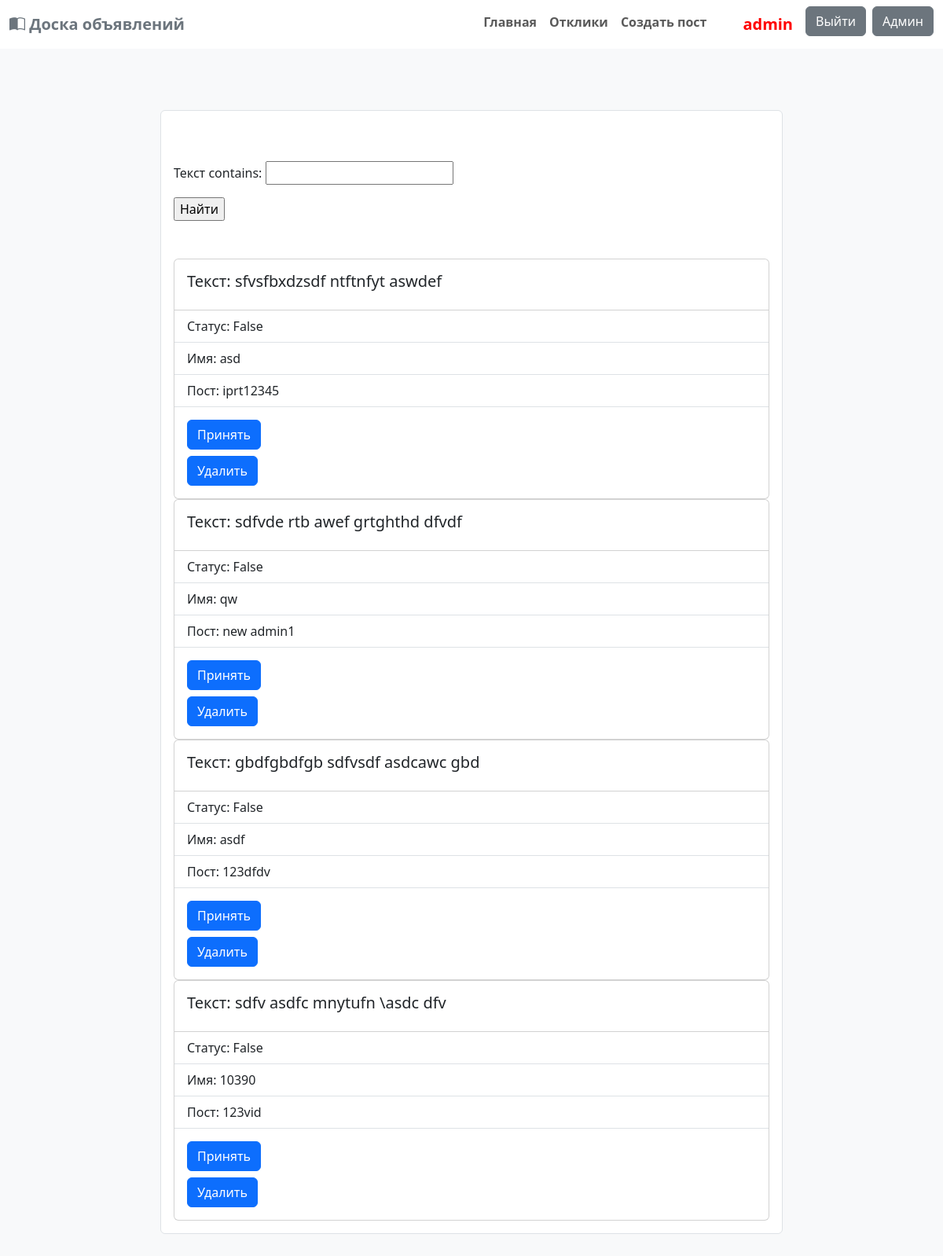
The page /comments/ (signed in) on the database as committed earlier.
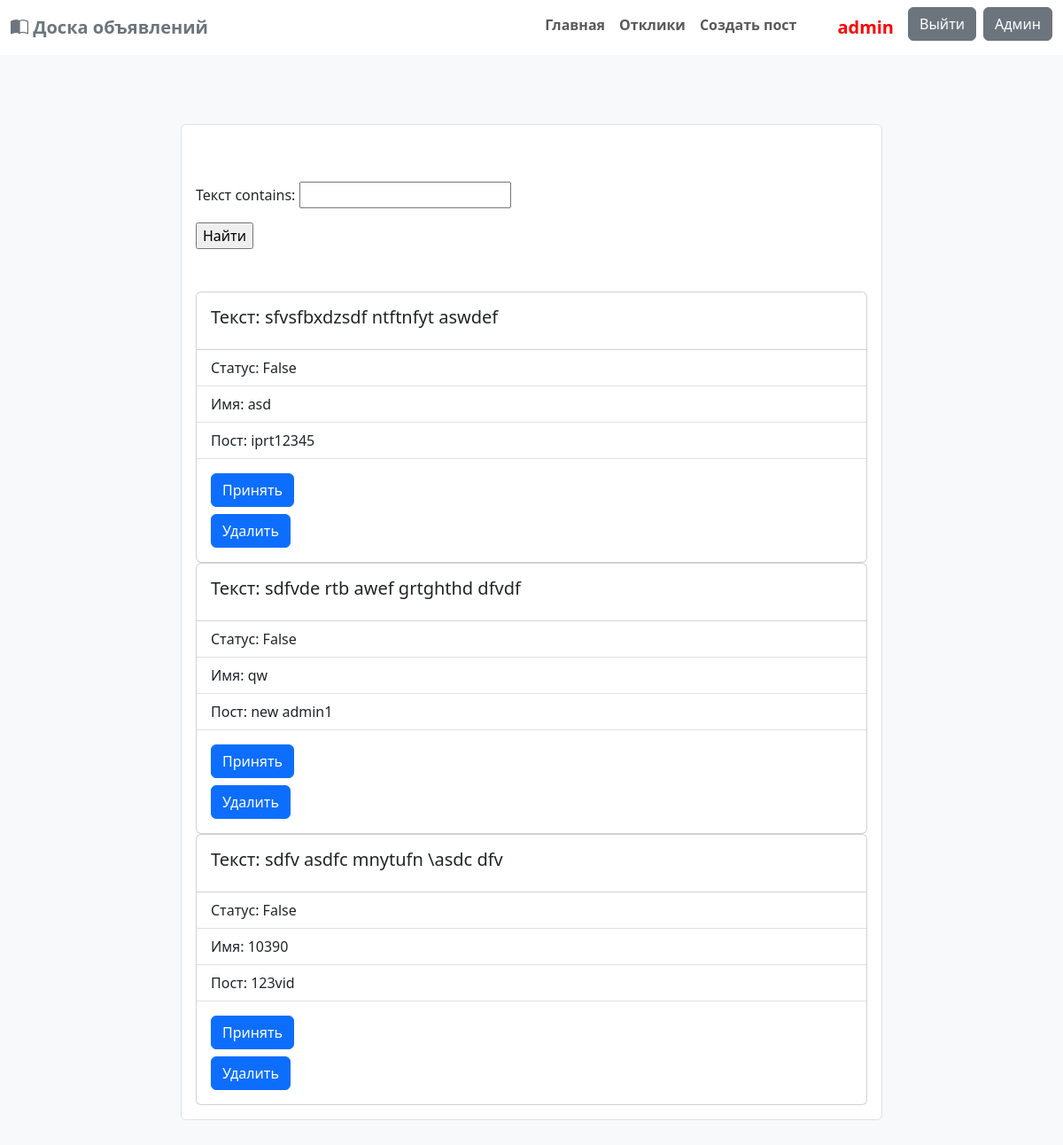
The same page on the database as committed later.
### mainapp/models.py (models this page shows, shortened)
class Comment(models.Model):
    post = models.ForeignKey(Post, on_delete=models.CASCADE, related_name='post_comment', verbose_name='Пост')
    user = models.ForeignKey(User, on_delete=models.CASCADE, related_name='user_comment', verbose_name='Пользователь')
    text = models.TextField(verbose_name='Текст')
    slug = models.SlugField(max_length=255, unique=True, db_index=True, verbose_name="Slug")
    time_created = models.DateTimeField(auto_now_add=True, verbose_name='Время создания')
    status = models.BooleanField(default=False, verbose_name='Активно')
    class Meta:
        verbose_name = 'Комментарий'
        verbose_name_plural = 'Комментарии'

class Post(models.Model):
    user = models.ForeignKey(User, on_delete=models.CASCADE, related_name='user_post', verbose_name='Автор')
    title = models.CharField(max_length=255, verbose_name='Название')
    text = models.TextField(verbose_name='Текст')
    category = models.ForeignKey(Category, on_delete=models.CASCADE, verbose_name='Категория',
                                 related_name="category_post")
    photo = models.ImageField(upload_to="photos/%Y/%m/%d", blank=True)
    video_file = models.FileField(upload_to='post_video', blank=True, null=True)
    time_created = models.DateTimeField(auto_now_add=True, verbose_name='Время создания')
    slug = models.SlugField(max_length=255, unique=True, db_index=True, verbose_name="Slug")
    class Meta:
        verbose_name = 'Пост'
        verbose_name_plural = 'Посты'

### mainapp/views.py (the view)
# urls.py: path('comments/', CommentsPage.as_view(), name='comments'),
class CommentsPage(ListView):
    model = Post
    template_name = 'mainapp/comments-page.html'
    context_object_name = 'comments'
    def get_context_data(self, *, object_list=None, **kwargs):
        context = super().get_context_data(**kwargs)
        context['filterset'] = self.filterset
        return context
    def get_queryset(self):
        queryset = Comment.objects.filter(post__user=self.request.user)
        self.filterset = CommentFilter(self.request.GET, queryset)
        return self.filterset.qs

### mainapp/templates/mainapp/comments-page.html
{% extends 'mainapp/base.html' %}
{% load static %}
{% block one_post %}
<section id="reviews" class="bg-light">
    <div class="row justify-content-center my-5">
      <div class="col-lg-8">
        <div class="list-group">
          <div class="list-group-item py-3">
        <div class=" mb-5 mt-5 ">
                <form action="" method="get">
                    {{ filterset.form.as_p }}
                    <input type="submit" value="Найти" />
                </form>
             </div>
   {% for c in comments %}
  <div class="card">
  <div class="card-body">
    <h5 class="card-title">Текст:  {{ c.text }}</h5>
  </div>
  <ul class="list-group list-group-flush">
    <li class="list-group-item">Статус: {{ c.status }}</li>
    <li class="list-group-item">Имя: {{ c.user.username }}</li>
    <li class="list-group-item">Пост: {{ c.post.title }}</li>
      <div class="card-body">
          {% if not c.status  %}
          <form action="{% url 'comm_add' slug=c.slug %}" method="get">
        <button type="submit" class="btn btn-primary mb-2">Принять</button>
    </form>
          {% endif %}
          <form action="{% url 'comm_delete' slug=c.slug %}" method="get">
        <button type="submit" class="btn btn-primary">Удалить</button>
          </form>
     </div>
  </ul>
  </div>
 {% endfor %}
 </div>
  </div>
 </div>
 </div>
</section>
{% endblock %}

Rows that differ between the two databases and show on the page:
removed Comment: text "gbdfgbdfgb sdfvsdf asdcawc gbd", status "False", user.username "asdf", post "123dfdv", shows "Принять"
